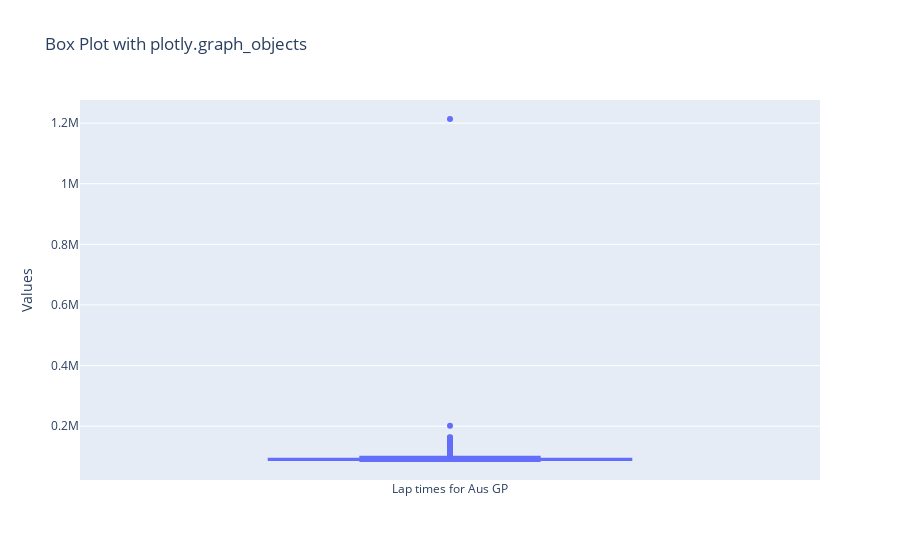

The cell this chart's notebook holds for it:
### Code cell
fig = go.Figure()

# Add a box trace
fig.add_trace(
    go.Box(
        y=lap_times_selected_driver_circuit["milliseconds"], name="Lap times for Aus GP"
    )
)

# Customize the layout
fig.update_layout(
    title="Box Plot with plotly.graph_objects",
    yaxis_title="Values",
)

# Show the figure
fig.show()

### Figure 1 — Plotly figure (JSON) as saved in the notebook; plotly's stock layout.template omitted (floating-point values rounded to 4 significant figures; data arrays with more than 128 entries replaced by an {"elided": "..."} marker saying what was removed)
{"data": [{"name": "Lap times for Aus GP", "type": "box", "y": {"elided": "568 int values"}}], "layout": {"title": {"text": "Box Plot with plotly.graph_objects"}, "yaxis": {"title": {"text": "Values"}}}}
